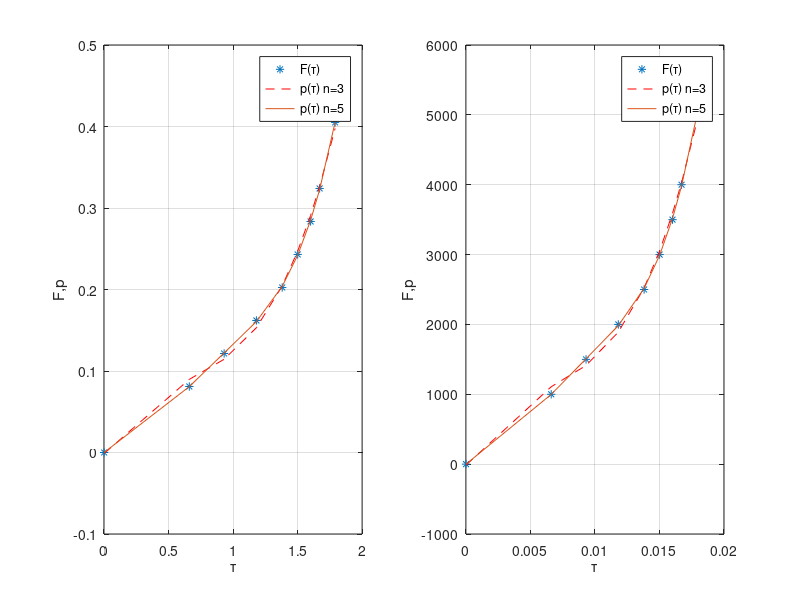

The MATLAB script that drew this image:
% 4 вар

% очистка экрана и рабочего пространства

clc;
clear;
close;

% описываем нашу схему

R0 = 4;
In = 100;
Un = In * R0;

Uv = Un; % 2 з-н Кирхгофа
Iv = 97.2;
Rv = Uv / Iv;

w = 3000; % число витков

k = 1000; % множитель для варианта 4

F = [0 1.0 1.5 2.0 2.5 3.0 3.5 4.0 5.0]' .*k ./ (w .* Rv);

Fnenorm = F.*(w .* Rv);
Fi = ([0 0.66 0.93 1.18 1.38 1.5 1.6 1.67 1.79] + 0.001)';

% уравнение невязок в матричном виде для n = 3

G1 = [];
G1(:,1) = Fi'.^0;
G1(:,2) = Fi'.^1;
G1(:,3) = Fi'.^2;
G1(:,4) = Fi'.^3;

C1 = inv(G1'*G1)*(G1'*F);
p1 = [C1(4) C1(3) C1(2) C1(1)];
P1 = polyval(p1, Fi);
% J = (F-G1*C1)'*(F-G1*C1); % уравнение, которое не использовалось

% уравнение невязок в матричном виде для n = 5

G2 = [];
G2(:,1) = Fi'.^0;
G2(:,2) = Fi'.^1;
G2(:,3) = Fi'.^2;
G2(:,4) = Fi'.^3;
G2(:,5) = Fi'.^4;
G2(:,6) = Fi'.^5;

C2 = inv(G2'*G2)*(G2'*F);
p2 = [C2(6) C2(5) C2(4) C2(3) C2(2) C2(1)];
P2 = polyval(p2, Fi);

% строим правый график

subplot(1, 2, 1); % одно окно по вертикали 2 по горизонтали, работаем с 1-ым окном
plot(Fi, F,'*', Fi, P1, 'r--', Fi ,P2);
legend('F(т)', 'p(т) n=3', 'p(т) n=5');
title('');
xlabel('т'); ylabel('F,p');
grid on;

Finn = Fi.*0.01;

% уравнение невязок в матричном виде для n = 3

G3 = [];
G3(:,1) = Finn'.^0;
G3(:,2) = Finn'.^1;
G3(:,3) = Finn'.^2;
G3(:,4) = Finn'.^3;

C3 = inv(G3'*G3)*(G3'*Fnenorm);
p3 = [C3(4) C3(3) C3(2) C3(1)];
P3 = polyval(p3,Finn);

% уравнение невязок в матричном виде для n = 5

G4 = [];
G4(:,1) = Finn'.^0;
G4(:,2) = Finn'.^1;
G4(:,3) = Finn'.^2;
G4(:,4) = Finn'.^3;
G4(:,5) = Finn'.^4;
G4(:,6) = Finn'.^5;

C4 = inv(G4'*G4)*(G4'*Fnenorm);
p4 = [C4(6) C4(5) C4(4) C4(3) C4(2) C4(1)];
P4 = polyval(p4,Finn);

% строим левый график

subplot(1, 2, 2); % работаем с 2-ым окном
plot(Finn, Fnenorm, '*', Finn, P3, 'r--', Finn, P4);
legend('F(т)', 'p(т) n=3', 'p(т) n=5');
title('');
xlabel('т'); ylabel('F,p');
grid on;
